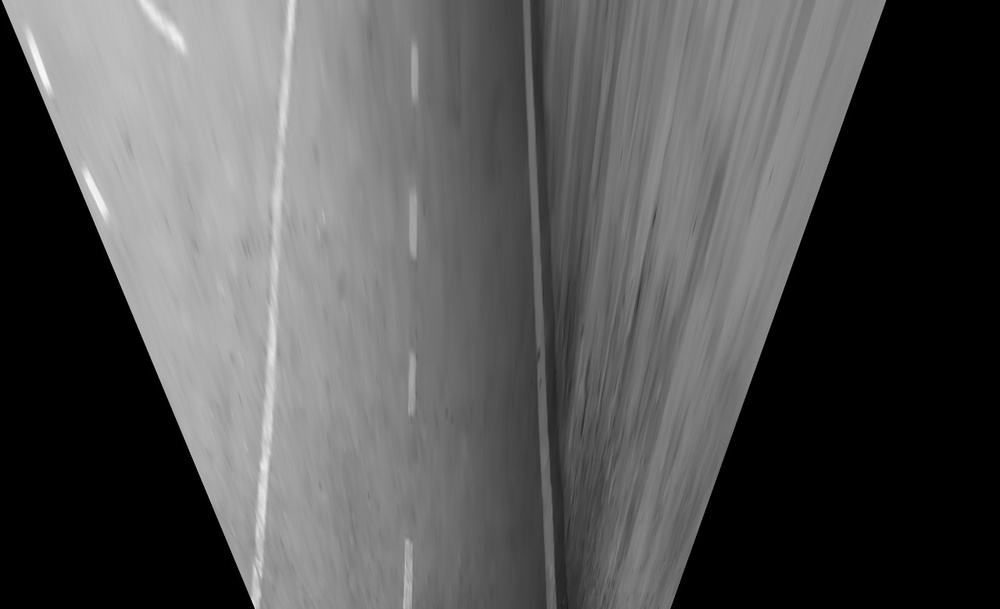
#> input picture Camera_LaneExtraction/WhatsApp Image 2024-01-14 at 00.54.39 (1).jpeg, 1000 x 609 px, shrunk from 1280 x 780 before the run
$ python -i final_image.py   (imports and definitions only)   (older library calls are emulated)
#> lines starting #> are read from the running program, lines starting #| are printed output that depends on the picture
#> further down, picture is the input picture: shape (609, 1000, 3); min 0, max 250, mean 84.1
import cv2
import numpy as np

def apply_sobel(image):

    gray = cv2.cvtColor(image, cv2.COLOR_BGR2GRAY)


    sobelx = cv2.Sobel(gray, cv2.CV_64F, 1, 0, ksize=3)
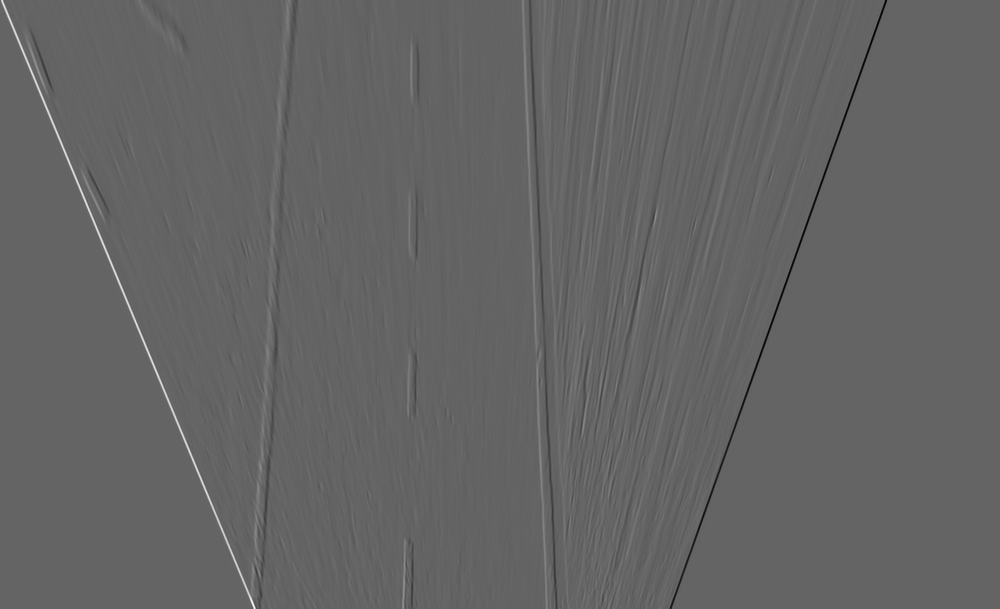
#> sobelx: shape (609, 1000) float64; min -571, max 878, mean 0; drawn with min black and max white
    sobely = cv2.Sobel(gray, cv2.CV_64F, 0, 1, ksize=3)
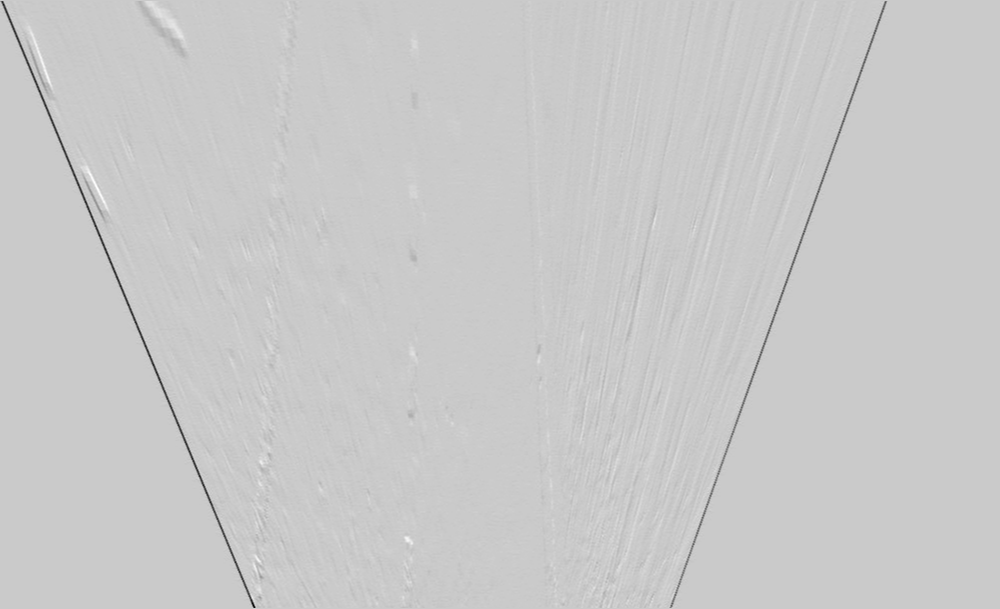
#> sobely: shape (609, 1000) float64; min -352, max 92, mean -1; drawn with min black and max white


    sobel_combined = np.sqrt(sobelx**2 + sobely**2)
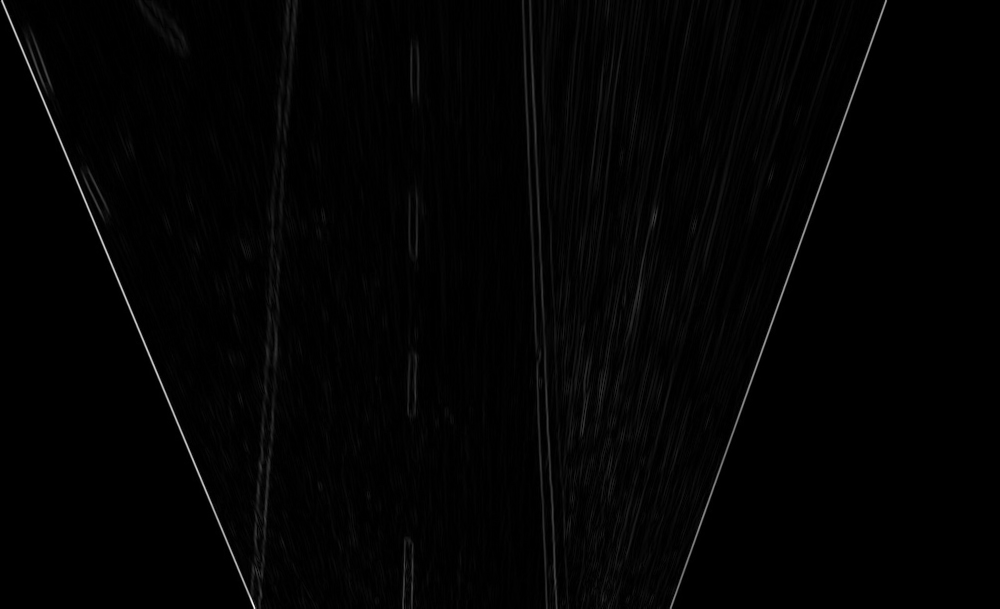
#> sobel_combined: shape (609, 1000) float64; min 0, max 945.9, mean 12; drawn with min black and max white

    # Normalize the result to 0-255
    sobel_normalized = cv2.normalize(sobel_combined, None, 0, 255, cv2.NORM_MINMAX, cv2.CV_8U)

    return sobel_normalized


# Change range as per dataset -- works for all IPM images
# [23 lines not run here, left out]

>>> import cv2
>>> picture = cv2.imread('WhatsApp Image 2024-01-14 at 00.54.39 (1).jpeg')
>>> result = apply_sobel(picture)
